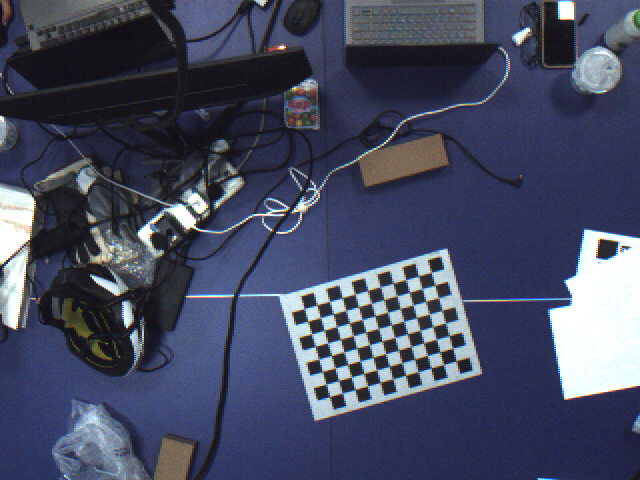
#> input picture calibration/Image_20230911020545334.bmp, 640 x 480 px; its folder holds 4 pictures in this run; the run also reads 1 picture not shown here
$ python calibration.py
#> lines starting #> are read from the running program, lines starting #| are printed output that depends on the picture; after the words box and inside, x2 and y2 are one past the last pixel; in counts of white or black regions, pixels touching at a corner belong together
import numpy as np
import cv2 as cv
import glob
# termination criteria
criteria = (cv.TERM_CRITERIA_EPS + cv.TERM_CRITERIA_MAX_ITER, 200, 0.0001)
# prepare object points, like (0,0,0), (1,0,0), (2,0,0) ....,(6,5,0)
objp = np.zeros((8*11,3), np.float32)
objp[:,:2] = np.mgrid[0:8,0:11].T.reshape(-1,2)
# [6 lines of commented-out code are left out]
objpoints = [] # 3d point in real world space
imgpoints = [] # 2d points in image plane.
images = glob.glob('*.bmp')
images.sort()

for fname in images:
    # print(fname)
    img = cv.imread(fname)
#> img is the input picture: shape (480, 640, 3); mean B, G, R 97.3, 74.7, 69.5
    gray = cv.cvtColor(img, cv.COLOR_BGR2GRAY)
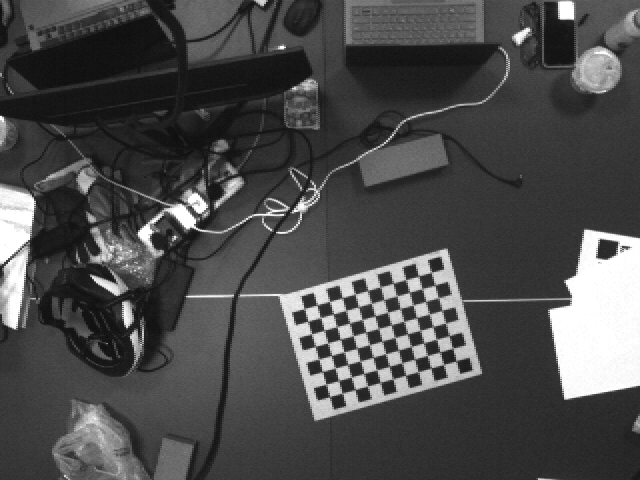
#> gray: shape (480, 640); min 13, max 255, mean 75.7
    # [5 lines of commented-out code are left out]
    ret, corners = cv.findChessboardCorners(gray, (8,11), flags=cv.CALIB_CB_ADAPTIVE_THRESH | cv.CALIB_CB_NORMALIZE_IMAGE)
#> ret = True; corners = 88 rows, first 8: [431.6, 272.1], [434.9, 285.5], [438.2, 297.4], [441.7, 310.5], [445.5, 323.3], [449.3, 335.8], [453.1, 347.7], [455.6, 361.2]
    # print(ret, corners)
    # exit(0)
 # If found, add object points, image points (after refining them)
    cv.drawChessboardCorners(img, (8,11), corners, ret)
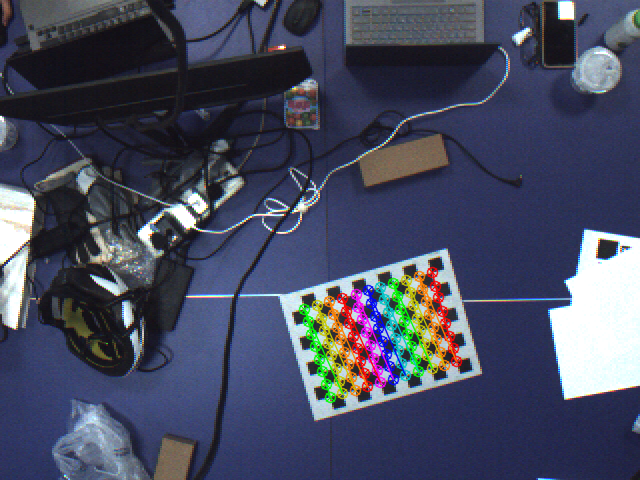
#> img: shape (480, 640, 3); 3.72% of pixels changed, all inside (x1, y1, x2, y2) = (298, 266, 463, 404)
    cv.namedWindow('image', cv.WINDOW_NORMAL)
    cv.imshow('image', img)
    cv.waitKey()
    if ret == True:
        objpoints.append(objp)
        corners2 = cv.cornerSubPix(gray,corners, (8,11), (-1,-1), criteria)
#> corners2 = 88 rows, first 8: [431.3, 272.7], [434.7, 284.6], [436.2, 289.8], [441.8, 309.5], [445.4, 322.5], [451.2, 342.8], [452.6, 348.1], [454.4, 354.3]
        imgpoints.append(corners2)
#> pass 2 of the loop `for fname in images:`:
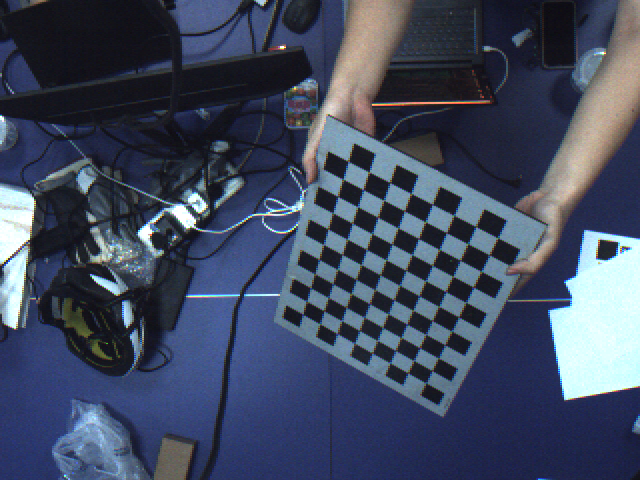
#> input picture calibration/Image_20230911021747106.bmp, 640 x 480 px
#> img is the input picture: shape (480, 640, 3); mean B, G, R 95.5, 73.6, 64.4
#> `gray = cv.cvtColor(img, cv.COLOR_BGR2GRAY)`:
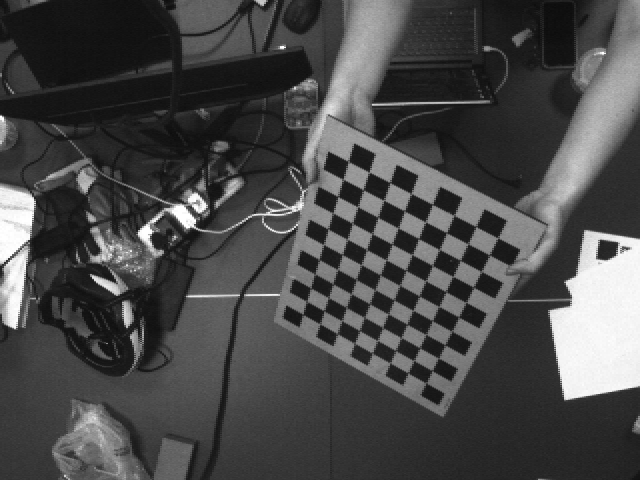
#> gray: shape (480, 640); min 11, max 255, mean 73.3
#> corners = 88 rows, first 8: [426.2, 382.5], [408.6, 372.6], [390, 362.6], [372.4, 353], [355.1, 341.6], [336.5, 334.3], [319.4, 323.3], [302.5, 314.4]
#> `cv.drawChessboardCorners(img, (8,11), corners, ret)`:
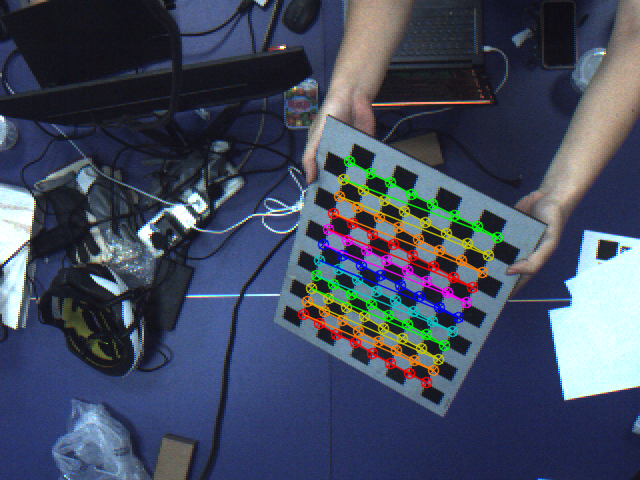
#> img: shape (480, 640, 3); 4.8% of pixels changed, all inside (x1, y1, x2, y2) = (297, 155, 504, 389)
#> corners2 = 88 rows, first 8: [426.3, 382.7], [408, 373.2], [390.3, 362.6], [372.2, 353.8], [354.8, 342.9], [337.1, 334.7], [320.2, 323.3], [302.7, 315.2]
#> pass 3 of the loop `for fname in images:`:
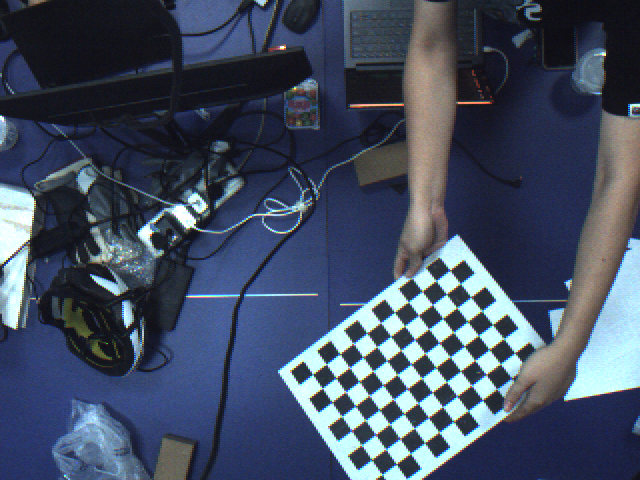
#> input picture calibration/Image_20230911021754352.bmp, 640 x 480 px
#> img is the input picture: shape (480, 640, 3); mean B, G, R 97.4, 77.4, 66.4
#> `gray = cv.cvtColor(img, cv.COLOR_BGR2GRAY)`:
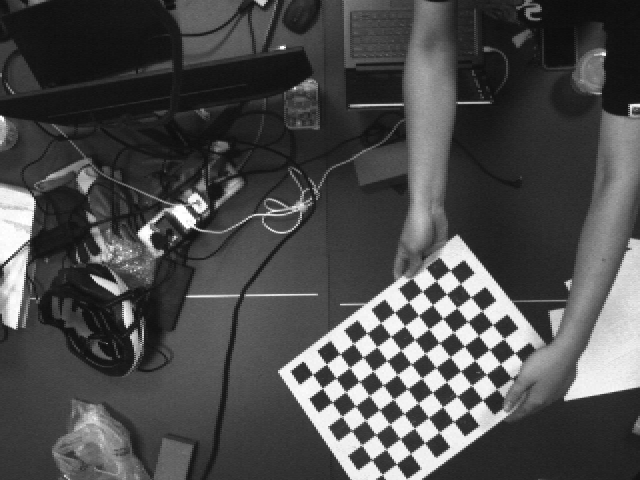
#> gray: shape (480, 640); min 11, max 255, mean 76.4
#> ret = False; corners = None
#> the loop made 4 passes; the first 3 are shown
 # Draw and display the corners

ret, mtx, dist, rvecs, tvecs = cv.calibrateCamera(objpoints, imgpoints, gray.shape[::-1], None, None)

objp[:,0] -= 3.5
objp[:,1] -= 5
objp *= 0.03

# Arrays to store object points and image points from all the images.
objpoints = [] # 3d point in real world space
imgpoints = [] # 2d points in image plane.

img = cv.imread(images[-3])
print(images[-3])
gray = cv.cvtColor(img, cv.COLOR_BGR2GRAY)
# [5 lines of commented-out code are left out]
ret, corners = cv.findChessboardCorners(gray, (8,11), flags=cv.CALIB_CB_ADAPTIVE_THRESH | cv.CALIB_CB_NORMALIZE_IMAGE)
# [5 lines of commented-out code are left out]
corners2 = cv.cornerSubPix(gray,corners, (8,11), (-1,-1), criteria)
# imgpoints.append(corners2)

ret, rvecs, tvecs, inliners = cv.solvePnPRansac(objp, corners2, mtx, dist)
print(mtx, dist, rvecs, tvecs)
